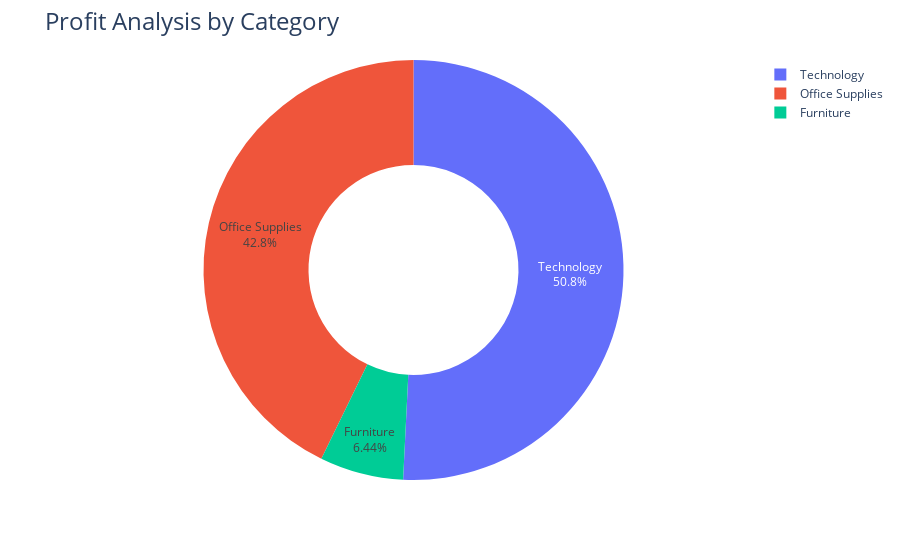

The notebook cell this image was saved under:
### Code cell
category_sales = data.groupby('Category')['Profit'].sum().reset_index()

fig = px.pie(category_sales,names = 'Category',values = 'Profit',hole =0.5)
fig.update_traces(textposition = 'inside', textinfo = 'percent+label')
fig.update_layout(title_text='Profit Analysis by Category',title_font=dict(size=24))
fig.show()

### Figure 1 — Plotly figure (JSON) as saved in the notebook; plotly's stock layout.template omitted (floating-point values rounded to 4 significant figures)
{"data": [{"domain": {"x": [0, 1], "y": [0, 1]}, "hole": 0.5, "hovertemplate": "Category=%{label}<br>Profit=%{value}<extra></extra>", "labels": ["Furniture", "Office Supplies", "Technology"], "legendgroup": "", "name": "", "showlegend": true, "textinfo": "percent+label", "textposition": "inside", "type": "pie", "values": [18450.0, 122500.0, 145500.0]}], "layout": {"autosize": true, "legend": {"tracegroupgap": 0}, "margin": {"t": 60}, "title": {"font": {"size": 24}, "text": "Profit Analysis by Category"}}}
